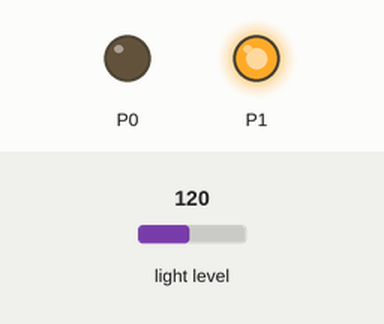
The program below on a simulated BBC micro:bit running MicroPython. On the bench: output pins drawn as LEDs (lit = HIGH). Inputs (shaded band) come from the test bench; at power-on: light level 120.

Above: at 1.2 s.
1.3 s: light level set to 104
2.8 s: light level set to 95
At 3.3 s:
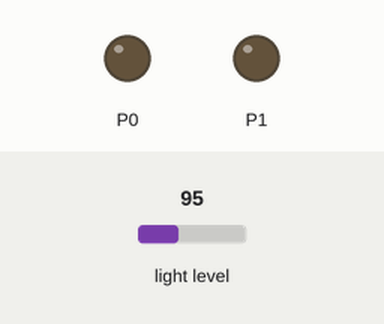
4.3 s: light level set to 128
At 5.5 s:
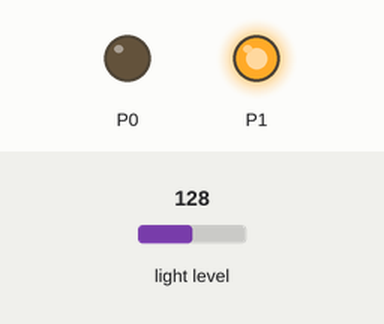
5.8 s: light level set to 5
At 6.8 s:
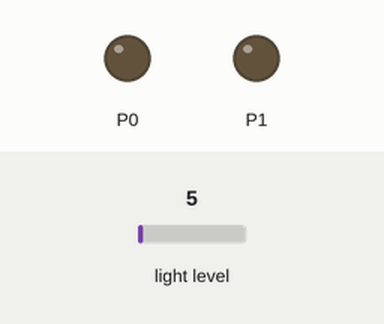
Timing chart, 0 to 8.3 s (numbered marks = the images above; inputs shaded):
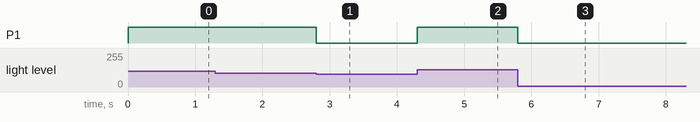

Measured:
- the behaviour switches between 100 and 99 on light level (found by bisection; images 0 and 1)
- after the input at 1.3 s, every drawn part: stays the same
- after the input at 2.8 s, P1: HIGH → LOW at once
- after the input at 4.3 s, P1: LOW → HIGH at once
- after the input at 5.8 s, P1: HIGH → LOW at once

The program:

motor-driver_light-controller-main.py
```python
from microbit import *
while True:
    light_motor_controller=display.read_light_level()
    if light_motor_controller >100:
        pin1.write_digital(1)
        pin0.write_digital(0)
    if light_motor_controller <100:
        pin1.write_digital(0)
        pin0.write_digital(0)
   
```
